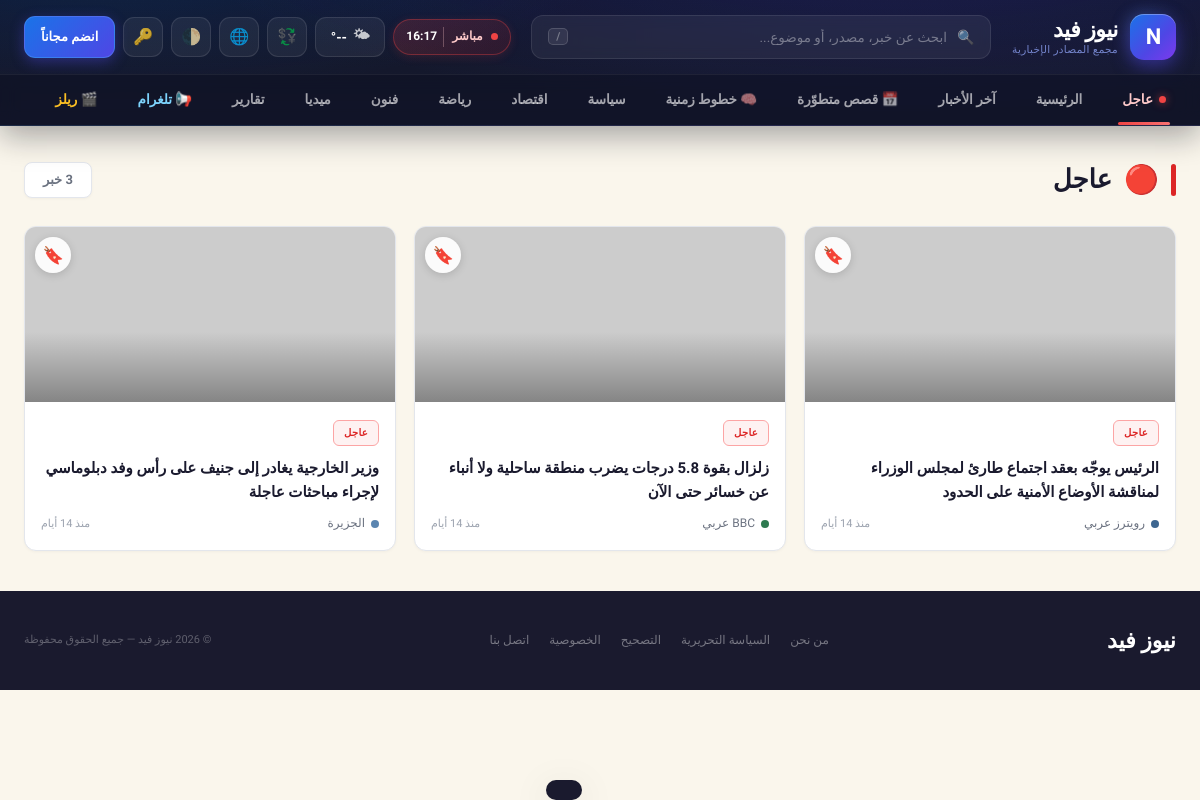
The app's page /category.php?type=breaking with its own data.
### tables this page shows
CREATE TABLE IF NOT EXISTS `articles` (
  `id` int(11) NOT NULL AUTO_INCREMENT,
  `title` varchar(500) NOT NULL,
  `slug` varchar(500) NOT NULL,
  `excerpt` text DEFAULT NULL,
  `content` longtext DEFAULT NULL,
  `image_url` varchar(500) DEFAULT NULL,
  `source_url` varchar(1000) DEFAULT NULL,
  `category_id` int(11) DEFAULT NULL,
  `source_id` int(11) DEFAULT NULL,
  `is_featured` tinyint(1) DEFAULT 0,
  `is_breaking` tinyint(1) DEFAULT 0,
  `is_hero` tinyint(1) DEFAULT 0,
  `view_count` int(11) DEFAULT 0,
  `comments` int(11) DEFAULT 0,
  `status` enum('published','draft','archived') DEFAULT 'published',
  `published_at` timestamp DEFAULT CURRENT_TIMESTAMP,
  `created_at` timestamp DEFAULT CURRENT_TIMESTAMP,
  `updated_at` timestamp DEFAULT CURRENT_TIMESTAMP ON UPDATE CURRENT_TIMESTAMP,
  PRIMARY KEY (`id`),
  KEY `category_id` (`category_id`),
  KEY `source_id` (`source_id`),
  KEY `status` (`status`),
  KEY `is_breaking` (`is_breaking`),
  KEY `is_featured` (`is_featured`),
  KEY `published_at` (`published_at`),
  CONSTRAINT `fk_article_category` FOREIGN KEY (`category_id`) REFERENCES `categories` (`id`) ON DELETE SET NULL,
  CONSTRAINT `fk_article_source` FOREIGN KEY (`source_id`) REFERENCES `sources` (`id`) ON DELETE SET NULL
);

CREATE TABLE IF NOT EXISTS `categories` (
  `id` int(11) NOT NULL AUTO_INCREMENT,
  `name` varchar(100) NOT NULL,
  `slug` varchar(100) NOT NULL,
  `icon` varchar(10) DEFAULT NULL,
  `css_class` varchar(50) DEFAULT NULL,
  `sort_order` int(11) DEFAULT 0,
  `is_active` tinyint(1) DEFAULT 1,
  `created_at` timestamp DEFAULT CURRENT_TIMESTAMP,
  PRIMARY KEY (`id`),
  UNIQUE KEY `slug` (`slug`)
);

CREATE TABLE IF NOT EXISTS `sources` (
  `id` int(11) NOT NULL AUTO_INCREMENT,
  `name` varchar(200) NOT NULL,
  `slug` varchar(200) NOT NULL,
  `logo_letter` varchar(5) DEFAULT NULL,
  `logo_color` varchar(20) DEFAULT '#5a85b0',
  `logo_bg` varchar(20) DEFAULT '#e5eef8',
  `url` varchar(500) DEFAULT NULL,
  `rss_url` varchar(500) DEFAULT NULL,
  `is_active` tinyint(1) DEFAULT 1,
  `articles_today` int(11) DEFAULT 0,
  `created_at` timestamp DEFAULT CURRENT_TIMESTAMP,
  PRIMARY KEY (`id`),
  UNIQUE KEY `slug` (`slug`)
);

### includes/user_auth.php (called while the page is built, shortened)
<?php
require_once __DIR__ . '/functions.php';
function user_session_start(): void {
    if (session_status() === PHP_SESSION_NONE) {
        $isHttps = (!empty($_SERVER['HTTPS']) && $_SERVER['HTTPS'] !== 'off')
            || (($_SERVER['HTTP_X_FORWARDED_PROTO'] ?? '') === 'https');
    }
}
function current_user_id(): ?int {
    $id = $_SESSION[USER_SESSION_KEY] ?? null;
    return $id ? (int)$id : null;
}
function current_user(): ?array {
    static $cached = null;
    if ($cached !== null) return $cached ?: null;
    $id = current_user_id();
    if (!$id) { $cached = false; return null; }
}
function current_theme(): string {
    $u = current_user();
    $c = $_COOKIE['nf_theme'] ?? 'auto';
    return in_array($c, ['light', 'dark', 'auto'], true) ? $c : 'auto';
}

### includes/functions.php (called while the page is built, shortened)
<?php
require_once __DIR__ . '/cache.php';
function getSetting($key, $default = '') {
    static $settings = null;
    if ($settings === null) {
        $settings = cache_remember('settings_all', REFERENCE_CACHE_TTL, function() {
            try {
                $db = getDB();
                $rows = $db->query("SELECT setting_key, setting_value FROM settings")->fetchAll(PDO::FETCH_KEY_PAIR);
                return $rows ?: [];
            } catch (Throwable $e) {
                return [];
            }
        });
    }
    return array_key_exists($key, $settings) ? $settings[$key] : $default;
}
function timeAgo($datetime) {
    $now = new DateTime();
    $ago = new DateTime($datetime);
    $diff = $now->diff($ago);
    if ($diff->d >= 2) return 'منذ ' . $diff->d . ' أيام';
    return 'الآن';
}
function e($str) {
    return htmlspecialchars($str, ENT_QUOTES, 'UTF-8');
}
function articleUrl($article) {
    $id = (int)($article['id'] ?? 0);
    $slug = $article['slug'] ?? '';
    if ($slug) {
        $slug = preg_replace('/[^a-zA-Z0-9\x{0600}-\x{06FF}-]+/u', '-', $slug);
        $slug = trim($slug, '-');
        $slug = mb_substr($slug, 0, 80);
        return 'article/' . $id . '/' . rawurlencode($slug);
    }
    return 'article/' . $id;
}

### includes/cache.php (called while the page is built, shortened)
<?php
function cache_dir() {
    $dir = __DIR__ . '/../storage/cache';
    return $dir;
}
function cache_path($key) {
    return cache_dir() . '/' . md5($key) . '.cache';
}
function &_cache_memo() {
    static $memo = [];
    return $memo;
}
function _cache_memo_miss() {
    static $sentinel;
    if ($sentinel === null) $sentinel = new stdClass();
    return $sentinel;
}
function cache_get($key) {
    $memo =& _cache_memo();
    $file = cache_path($key);
    if (!is_file($file)) {
        $memo[$key] = _cache_memo_miss();
        return null;
    }
    $raw = @file_get_contents($file);
    $payload = @unserialize($raw);
    return $payload['val'];
}
function cache_set($key, $value, $ttl = 300) {
    $file = cache_path($key);
    $payload = [
        'exp' => $ttl > 0 ? (time() + $ttl) : 0,
        'val' => $value,
    ];
    $memo =& _cache_memo();
    $memo[$key] = $value;
}
function cache_remember($key, $ttl, callable $callback) {
    $hit = cache_get($key);
    $val = $callback();
    return $val;
}

### category.php (the view, shortened to what this page needs)
<?php
require_once __DIR__ . '/includes/functions.php';
require_once __DIR__ . '/includes/user_auth.php';
$pageTheme = current_theme();
$slug = isset($_GET['slug']) ? trim($_GET['slug']) : '';
$type = isset($_GET['type']) ? trim($_GET['type']) : '';
$page = max(1, intval($_GET['page'] ?? 1));
$perPage = 20;
$offset = ($page - 1) * $perPage;
$db = getDB();
$totalCount = 0;
$pageTitle = '';
$pageIcon = '';
$pageCss = '';
if ($type === 'breaking') {
    $pageTitle = 'عاجل';
    $pageIcon = '🔴';
    $pageCss = 'cat-breaking';
    $countStmt = $db->query("SELECT COUNT(*) FROM articles WHERE is_breaking = 1 AND status = 'published'");
    $totalCount = (int) $countStmt->fetchColumn();
    $stmt = $db->prepare("SELECT a.*, c.name as cat_name, c.slug as cat_slug, c.css_class,
                           s.name as source_name, s.logo_color
                           FROM articles a
                           LEFT JOIN categories c ON a.category_id = c.id
                           LEFT JOIN sources s ON a.source_id = s.id
                           WHERE a.is_breaking = 1 AND a.status = 'published'
                           ORDER BY a.published_at DESC LIMIT ? OFFSET ?");
    $stmt->execute([$perPage, $offset]);
    $articles = $stmt->fetchAll();
} else {
    header('Location: index.php');
    exit;
}
?><!DOCTYPE html>
<html lang="ar" dir="rtl" data-theme="<?php echo e($pageTheme); ?>">
<head>
<title><?php echo e($pageIcon . ' ' . $pageTitle); ?> — <?php echo e(getSetting('site_name', SITE_NAME)); ?></title>
<?php
    require_once __DIR__ . '/includes/seo.php';
?>
<link rel="stylesheet" href="assets/css/site-header.min.css?v=m1">
<link rel="stylesheet" href="assets/css/user.min.css?v=m1">
</head>
<body>
<?php
include __DIR__ . '/includes/components/site_header.php';
?>
<div class="container">
  <div class="page-header">
    <div class="page-header-inner">
      <div class="page-title">
        <div class="line"<?php if ($type === 'breaking' || $slug === 'political') echo ' style="background:var(--red)"'; elseif ($slug === 'economy') echo ' style="background:var(--accent3)"'; elseif ($slug === 'sports') echo ' style="background:var(--accent)"'; elseif ($slug === 'arts') echo ' style="background:#5a3d8a"'; elseif ($slug === 'reports') echo ' style="background:var(--gold)"'; elseif ($slug === 'media') echo ' style="background:#7a3d7a"'; ?>></div>
        <span class="icon"><?php echo $pageIcon; ?></span>
        <?php echo e($pageTitle); ?>
      </div>
      <div class="page-count"><?php echo number_format($totalCount); ?> خبر</div>
    </div>
  </div>
  <?php if (empty($articles)): ?>
    <div class="empty-state">
      <div class="icon">📭</div>
      <h3>لا توجد أخبار حالياً</h3>
      <p>لم يتم العثور على أخبار في هذا التصنيف بعد.</p>
    </div>
  <?php else: ?>
    <div class="news-grid">
      <?php foreach ($articles as $article): ?>
        <?php $__sid = (int)($article['id'] ?? 0); $__ss = !empty($GLOBALS['__nf_saved_ids']) && isset($GLOBALS['__nf_saved_ids'][$__sid]); ?>
        <a class="news-card" href="<?php echo articleUrl($article); ?>">
          <button type="button" class="nf-bookmark-btn <?php echo $__ss ? 'saved' : ''; ?>" title="<?php echo $__ss ? 'إزالة من المحفوظات' : 'حفظ'; ?>" data-save-id="<?php echo $__sid; ?>" onclick="event.preventDefault(); event.stopPropagation(); NF.toggleSave(this)">🔖</button>
          <div class="card-img">
            <img src="<?php echo e($article['image_url'] ?? placeholderImage(400,300)); ?>" alt="<?php echo e($article['title']); ?>" loading="lazy" decoding="async">
          </div>
          <div class="card-body">
            <span class="card-cat <?php echo e($article['css_class'] ?? $pageCss); ?>"><?php echo e($article['cat_name'] ?? $pageTitle); ?></span>
            <div class="card-title"><?php echo e(mb_strlen($article['title']) > 80 ? mb_substr($article['title'], 0, 80) . '...' : $article['title']); ?></div>
            <div class="card-meta">
              <div class="card-source">
                <span class="source-dot" style="background:<?php echo e($article['logo_color'] ?? '#6b9fd4'); ?>"></span>
                <?php echo e($article['source_name'] ?? ''); ?>
              </div>
              <span class="card-time"><?php echo timeAgo($article['published_at']); ?></span>
            </div>
          </div>
        </a>
      <?php endforeach; ?>
    </div>
  <?php endif; ?>
</div>
<footer>
  <div class="footer-logo"><?php echo e(getSetting('site_name', SITE_NAME)); ?></div>
  <div class="footer-links">
    <a href="/about">من نحن</a>
    <a href="/editorial">السياسة التحريرية</a>
    <a href="/corrections">التصحيح</a>
    <a href="/privacy">الخصوصية</a>
    <a href="/contact">اتصل بنا</a>
  </div>
  <div class="footer-copy">&copy; <?php echo date('Y'); ?> <?php echo e(getSetting('site_name', SITE_NAME)); ?> &mdash; جميع الحقوق محفوظة</div>
</footer>
<div class="nf-toast" id="nfToast"></div>
</body>
</html>

### category.php (style rules this page uses)
:root { --bg: #faf6ec; --bg2: #fdfaf2; --bg3: #e4e6eb; --card: #ffffff; --border: #e0e3e8; --accent: #1a73e8; --accent2: #0d9488; --accent3: #16a34a; --red: #dc2626; --text: #1a1a2e; --muted: #6b7280; --muted2: #9ca3af; --gold: #d97706; --header-bg: #1a1a2e; }
* { margin:0; padding:0; box-sizing:border-box; }
body { font-family:'Tajawal','Segoe UI',Tahoma,Arial,sans-serif; background:var(--bg); color:var(--text); overflow-x:hidden; line-height:1.6; }
a { text-decoration:none; color:inherit; }
.container { max-width:1400px; margin:0 auto; padding:0 24px; }
.page-header { padding:32px 0 24px; }
.page-header-inner { display:flex; align-items:center; justify-content:space-between; flex-wrap:wrap; gap:14px; }
.page-title { display:flex; align-items:center; gap:12px; font-size:26px; font-weight:900; }
.page-title .line { width:5px; height:32px; border-radius:3px; background:var(--accent); }
.page-title .icon { font-size:28px; }
.page-count { font-size:13px; color:var(--muted); font-weight:600; background:var(--card); border:1px solid var(--border); padding:7px 18px; border-radius:8px; box-shadow:0 1px 3px rgba(0,0,0,.04); }
.news-grid { display:grid; grid-template-columns:repeat(3,1fr); gap:18px; margin-bottom:32px; }
.news-card { background:var(--card); border:1px solid var(--border); border-radius:12px; overflow:hidden; cursor:pointer; transition:all .3s ease; text-decoration:none; color:inherit; display:block; box-shadow:0 1px 3px rgba(0,0,0,.04); }
.card-img { height:175px; overflow:hidden; position:relative; background:var(--bg3); }
.card-img::after { content:''; position:absolute; inset:0; background:linear-gradient(to bottom,transparent 60%,rgba(0,0,0,.35)); }
.card-img img { width:100%; height:100%; object-fit:cover; transition:transform .5s ease; }
.card-body { padding:16px; }
.card-cat { font-size:10px; font-weight:700; padding:4px 10px; border-radius:6px; display:inline-block; margin-bottom:10px; letter-spacing:.3px; }
.cat-breaking { background:#fef2f2; color:#dc2626; border:1px solid #fca5a5; }
.card-title { font-size:15px; font-weight:700; line-height:1.6; margin-bottom:10px; color:var(--text); }
.card-meta { display:flex; align-items:center; justify-content:space-between; }
.card-source { display:flex; align-items:center; gap:6px; font-size:12px; color:var(--muted); font-weight:500; }
.source-dot { width:8px; height:8px; border-radius:50%; }
.card-time { font-size:11px; color:var(--muted2); font-weight:500; }
footer { background:var(--header-bg); padding:32px 24px; margin-top:40px; display:flex; align-items:center; justify-content:space-between; flex-wrap:wrap; gap:16px; color:rgba(255,255,255,.5); }
.footer-logo { font-size:22px; font-weight:900; color:#fff; }
.footer-links { display:flex; gap:20px; }
.footer-links a { font-size:12px; color:rgba(255,255,255,.4); text-decoration:none; transition:color .2s; }
.footer-copy { font-size:11px; color:rgba(255,255,255,.3); }

### records on screen
articles: category.name "عاجل", title "الرئيس يوجّه بعقد اجتماع طارئ لمجلس الوزراء لمناقشة الأوضاع الأمنية على الحدود", source.name "رويترز عربي", published_at "منذ 14 أيام"
articles: category.name "عاجل", title "زلزال بقوة 5.8 درجات يضرب منطقة ساحلية ولا أنباء عن خسائر حتى الآن", source.name "BBC عربي", published_at "منذ 14 أيام"
articles: category.name "عاجل", title "وزير الخارجية يغادر إلى جنيف على رأس وفد دبلوماسي لإجراء مباحثات عاجلة", source.name "الجزيرة", published_at "منذ 14 أيام"

### other values on screen
getSetting('site_name', SITE_NAME) "نيوز فيد"
getSetting('site_tagline', SITE_TAGLINE) "مجمع المصادر الإخبارية"
$pageIcon "🔴"
$pageTitle "عاجل"
